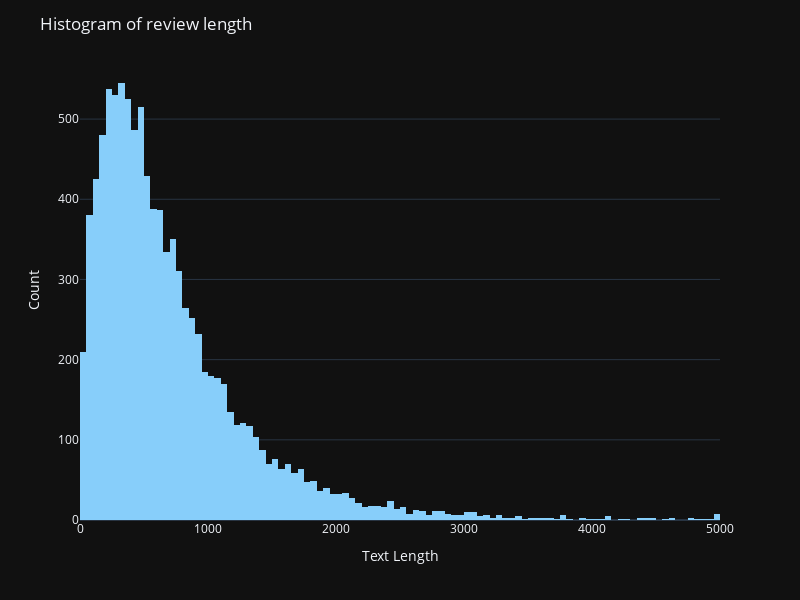
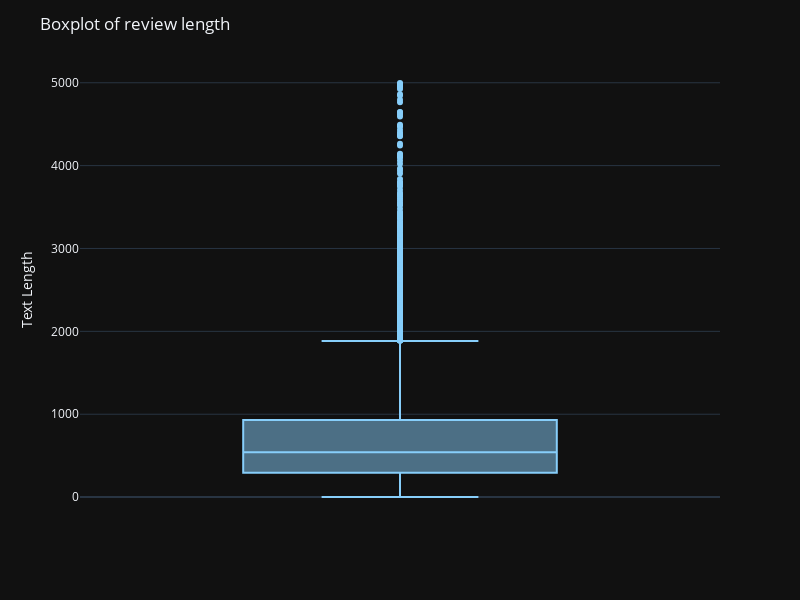

The code cell stored with these charts, in order, in its notebook:
### Markdown cell above
## Colonne "text"

Utilise **apply** pour créer une nouvelle colonne "len_text", indiquant la longueur (le nombre de caractères) de chacun des commentaires.

Trace un histogramme et un boxplot afin de représenter la distribution de cette colonne "len_text". Les valeurs sont-elles bien réparties ? La plupart des commentaires sont-ils plutôt longs ou courts ?

### Code cell
df_restaurants['len_text'] = df_restaurants['text'].apply(len)

# Histogram
fig = px.histogram(df_restaurants, x="len_text", nbins=100, color_discrete_sequence=['lightskyblue'])
fig.update_layout(title="Histogram of review length", xaxis_title="Text Length", yaxis_title="Count", template='plotly_dark', width=800, height=600)
fig.show()

# Boxplot
fig = px.box(df_restaurants, y="len_text", color_discrete_sequence=['lightskyblue'])
fig.update_layout(title="Boxplot of review length", yaxis_title="Text Length", template='plotly_dark', width=800, height=600)
fig.show()

### Figure 1 — Plotly figure (JSON) as saved in the notebook; plotly's stock layout.template omitted (floating-point values rounded to 4 significant figures; data arrays with more than 128 entries replaced by an {"elided": "..."} marker saying what was removed)
{"data": [{"alignmentgroup": "True", "bingroup": "x", "hovertemplate": "len_text=%{x}<br>count=%{y}<extra></extra>", "legendgroup": "", "marker": {"color": "lightskyblue", "pattern": {"shape": ""}}, "name": "", "nbinsx": 100, "offsetgroup": "", "orientation": "v", "showlegend": false, "type": "histogram", "x": {"elided": "10000 int values"}, "xaxis": "x", "yaxis": "y"}], "layout": {"barmode": "relative", "height": 600, "legend": {"tracegroupgap": 0}, "margin": {"t": 60}, "title": {"text": "Histogram of review length"}, "width": 800, "xaxis": {"anchor": "y", "domain": [0, 1], "title": {"text": "Text Length"}}, "yaxis": {"anchor": "x", "domain": [0, 1], "title": {"text": "Count"}}}}

### Figure 2 — Plotly figure (JSON) as saved in the notebook; plotly's stock layout.template omitted (floating-point values rounded to 4 significant figures; data arrays with more than 128 entries replaced by an {"elided": "..."} marker saying what was removed)
{"data": [{"alignmentgroup": "True", "hovertemplate": "len_text=%{y}<extra></extra>", "legendgroup": "", "marker": {"color": "lightskyblue"}, "name": "", "notched": false, "offsetgroup": "", "orientation": "v", "showlegend": false, "type": "box", "x0": " ", "xaxis": "x", "y": {"elided": "10000 int values"}, "y0": " ", "yaxis": "y"}], "layout": {"boxmode": "group", "height": 600, "legend": {"tracegroupgap": 0}, "margin": {"t": 60}, "title": {"text": "Boxplot of review length"}, "width": 800, "xaxis": {"anchor": "y", "domain": [0, 1]}, "yaxis": {"anchor": "x", "domain": [0, 1], "title": {"text": "Text Length"}}}}
